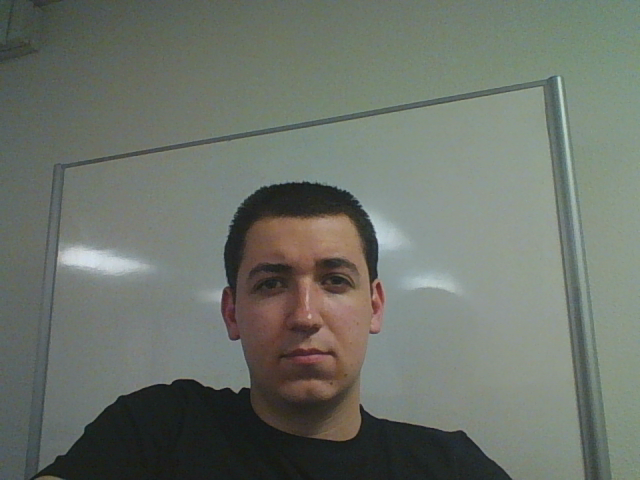
#> input picture python/PycharmProjects/OpenCV-Test/templates/0-Adam.png, 640 x 480 px
$ python FeatureMatching.py   (older library calls are emulated)
#> lines starting #> are read from the running program, lines starting #| are printed output that depends on the picture; after the words box and inside, x2 and y2 are one past the last pixel; in counts of white or black regions, pixels touching at a corner belong together

import numpy as np
import os
import matplotlib.pyplot as plt

import cv2

cap = cv2.VideoCapture(0)

template_array = list(os.listdir("templates/"))

templates = []

for file in template_array:
    template = cv2.imread("templates/" + file, 0)
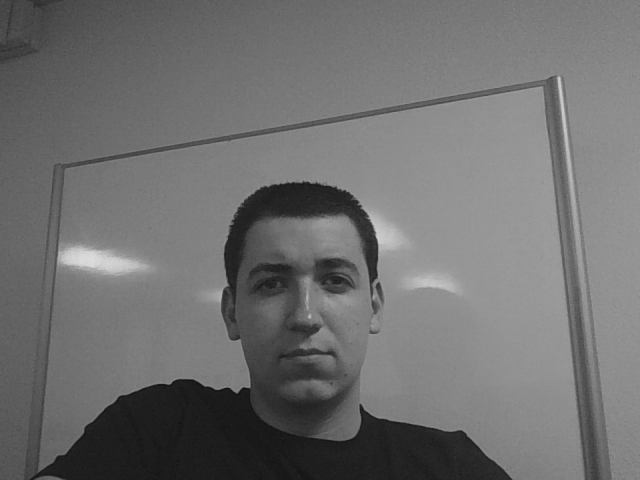
#> template: shape (480, 640); min 17, max 221, mean 111.3
    templates.append(template)

orb = cv2.ORB()


kps = []
dess = []
for template in templates:
    kp2, des2 = orb.detectAndCompute(template, None)
    kps.append(kp2)
    dess.append(des2)
#> this loop made 3 passes
#> after the loop, dess = 3 items; kps = 3 items


while True:

    _, frame = cap.read()
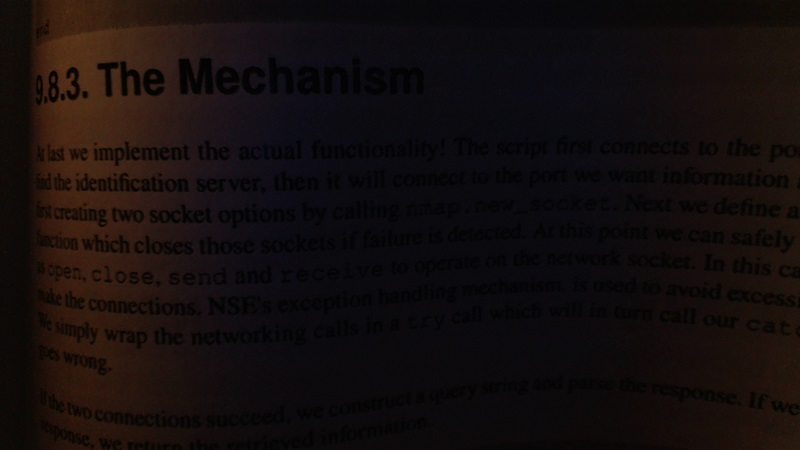
#> input picture python/PycharmProjects/OpenCV-Test/bookpage.jpg, 800 x 450 px, given in place of the camera
#> frame is the input picture: shape (450, 800, 3); mean B, G, R 13.4, 13.6, 20.3
    #frame = cv2.imread("keyboard3.png")
    gray = cv2.cvtColor(frame.copy(), cv2.COLOR_BGR2GRAY)
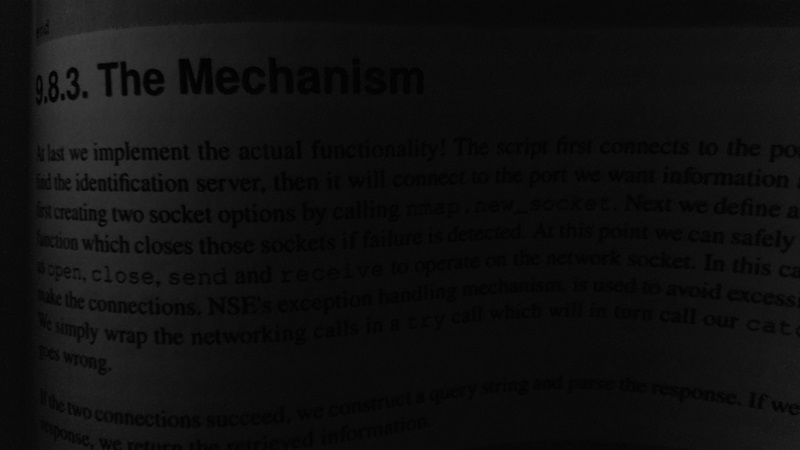
#> gray: shape (450, 800); min 0, max 64, mean 15.6

    blurred = cv2.GaussianBlur(gray, (1, 1), 0)
    edged = cv2.Canny(blurred, 50, 150)
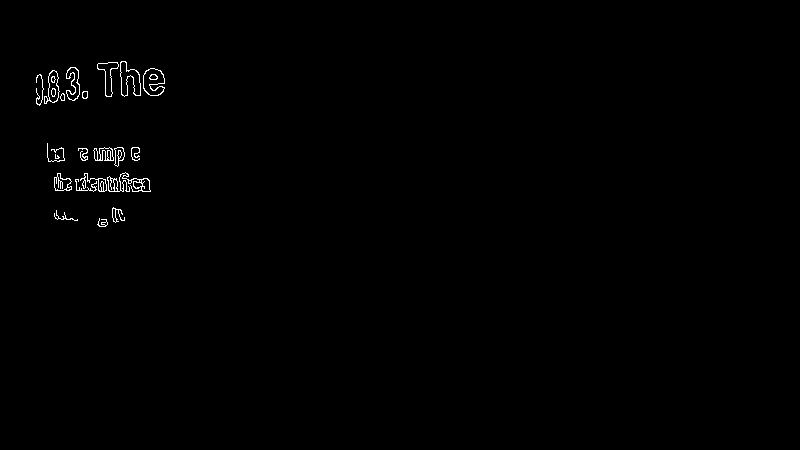
#> edged: shape (450, 800); 0.52% white in thin lines or dots, all inside (x1, y1, x2, y2) = (36, 61, 165, 227)

    ret, thresh = cv2.threshold(edged, 127, 255, 50)


    # find contours in the edge map
    (cnts, _) = cv2.findContours(thresh, cv2.RETR_EXTERNAL,
                                 cv2.CHAIN_APPROX_SIMPLE)
#> cnts = 21 contours, 8 with area under 20; largest, box (x1, y1, x2, y2) and area: (143, 68, 165, 96) 426, (120, 61, 141, 97) 396, (107, 172, 151, 192) 296, (44, 70, 60, 104) 290, (97, 62, 119, 97) 284

    for c in cnts:
#> (the run stopped early here; a loop or call above may not have finished)
